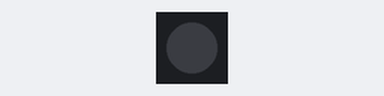
This sketch was run on a simulated ESP32. Shown: 1 RGB LEDs in strip order, left to right. Dim RGB values are drawn brighter than linear; what the sketch prints to the serial monitor is not drawn.

Above: at 0.5 s.
At 3.5 s:
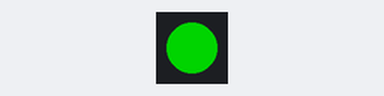
Timing chart, 0 to 4.6 s (numbered marks = the images above):
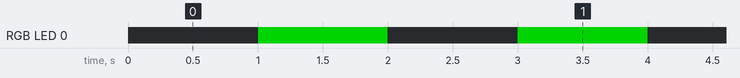

The sketch:

OTAWebUpdater_AP_blink.ino
```cpp
#include <WiFi.h>
#include <WiFiClient.h>
#include <WebServer.h>
#include <ESPmDNS.h>
#include <Update.h>

#include <WiFiAP.h>

#include <FastLED.h>

//const char* host = "esp32";
//const char* ssid = "xxx";
//const char* password = "xxxx";

const char* host = "esp32";
const char *ssid = "esp32";
const char *password = "123456789";

WebServer server(80);
//WiFiServer server(80);

#define DATA_PIN 2
CRGB leds[1];

unsigned long previousMillis = 0;        // will store last time LED was updated
const long interval = 1000;           // interval at which to blink (milliseconds)
boolean flag = false;

const char* loginIndex =
  "<form name='loginForm'>"
  "<table width='20%' bgcolor='A09F9F' align='center'>"
  "<tr>"
  "<td colspan=2>"
  "<center><font size=4><b>ESP32 Login Page</b></font></center>"
  "<br>"
  "</td>"
  "<br>"
  "<br>"
  "</tr>"
  "<td>Username:</td>"
  "<td><input type='text' size=25 name='userid'><br></td>"
  "</tr>"
  "<br>"
  "<br>"
  "<tr>"
  "<td>Password:</td>"
  "<td><input type='Password' size=25 name='pwd'><br></td>"
  "<br>"
  "<br>"
  "</tr>"
  "<tr>"
  "<td><input type='submit' onclick='check(this.form)' value='Login'></td>"
  "</tr>"
  "</table>"
  "</form>"
  "<script>"
  "function check(form)"
  "{"
  "if(form.userid.value=='admin' && form.pwd.value=='admin')"
  "{"
  "window.open('/serverIndex')"
  "}"
  "else"
  "{"
  " alert('Error Password or Username')/*displays error message*/"
  "}"
  "}"
  "</script>";

const char* serverIndex =
  "<script src='https://ajax.googleapis.com/ajax/libs/jquery/3.2.1/jquery.min.js'></script>"
  "<form method='POST' action='#' enctype='multipart/form-data' id='upload_form'>"
  "<input type='file' name='update'>"
  "<input type='submit' value='Update'>"
  "</form>"
  "<div id='prg'>progress: 0%</div>"
  "<script>"
  "$('form').submit(function(e){"
  "e.preventDefault();"
  "var form = $('#upload_form')[0];"
  "var data = new FormData(form);"
  " $.ajax({"
  "url: '/update',"
  "type: 'POST',"
  "data: data,"
  "contentType: false,"
  "processData:false,"
  "xhr: function() {"
  "var xhr = new window.XMLHttpRequest();"
  "xhr.upload.addEventListener('progress', function(evt) {"
  "if (evt.lengthComputable) {"
  "var per = evt.loaded / evt.total;"
  "$('#prg').html('progress: ' + Math.round(per*100) + '%');"
  "}"
  "}, false);"
  "return xhr;"
  "},"
  "success:function(d, s) {"
  "console.log('success!')"
  "},"
  "error: function (a, b, c) {"
  "}"
  "});"
  "});"
  "</script>";

void setup(void) {

  FastLED.addLeds<NEOPIXEL, DATA_PIN>(leds, 1);


  Serial.begin(115200);
  Serial.println();
  Serial.println("Configuring access point...");

  // void softAP(const char* ssid, const char* passphrase, int channel = 1, int ssid_hidden = 0);

  /*   param ssid: Pointer to the SSID string.
     param passphrase: Pointer to passphrase, 8 characters min.
     param channel: WiFi channel number, 1 - 13.
     param ssid_hidden: Network cloaking? 0 = broadcast SSID, 1 = hide SSID */

  WiFi.softAP(ssid, password);
  IPAddress myIP = WiFi.softAPIP();
  Serial.print("AP IP address: ");
  Serial.println(myIP);
  server.begin();

  Serial.println("Server started");

  /*use mdns for host name resolution*/
  if (!MDNS.begin(host)) { //http://esp32.local
    Serial.println("Error setting up MDNS responder!");
    while (1) {
      delay(1000);
    }
  }
  Serial.println("mDNS responder started");
  /*return index page which is stored in serverIndex */
  server.on("/", HTTP_GET, []() {
    server.sendHeader("Connection", "close");
    server.send(200, "text/html", loginIndex);
  });
  server.on("/serverIndex", HTTP_GET, []() {
    server.sendHeader("Connection", "close");
    server.send(200, "text/html", serverIndex);
  });
  /*handling uploading firmware file */
  server.on("/update", HTTP_POST, []() {
    server.sendHeader("Connection", "close");
    server.send(200, "text/plain", (Update.hasError()) ? "FAIL" : "OK");
    ESP.restart();
  }, []() {
    HTTPUpload& upload = server.upload();
    if (upload.status == UPLOAD_FILE_START) {
      Serial.printf("Update: %s\n", upload.filename.c_str());
      if (!Update.begin(UPDATE_SIZE_UNKNOWN)) { //start with max available size
        Update.printError(Serial);
      }
    } else if (upload.status == UPLOAD_FILE_WRITE) {
      /* flashing firmware to ESP*/
      if (Update.write(upload.buf, upload.currentSize) != upload.currentSize) {
        Update.printError(Serial);
      }
    } else if (upload.status == UPLOAD_FILE_END) {
      if (Update.end(true)) { //true to set the size to the current progress
        Serial.printf("Update Success: %u\nRebooting...\n", upload.totalSize);
      } else {
        Update.printError(Serial);
      }
    }
  });
  server.begin();
}

void loop(void) {
  server.handleClient();
  delay(1);

  //loop to blink without delay
  unsigned long currentMillis = millis();

  if (currentMillis - previousMillis >= interval) {
    // save the last time you blinked the LED
    previousMillis = currentMillis;

    if (flag) {
      leds[0] = CRGB::Black;
      FastLED.show();
      flag = false;
    }
    else {
      leds[0] = CRGB::Green;
      FastLED.show();
      flag = true;
    }
  }
}
```

Measured:
- by itself, RGB LED 0: alternates RGB(0, 128, 0) for 1.0 s and off for 1.0 s
